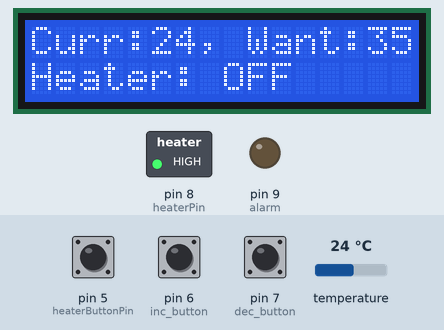
A sketch run on a simulated Arduino Uno, built with avr-gcc and run on an emulated ATmega328P. Parts: 16×2 character LCD, switched loads named in the sketch (green lamp = pin HIGH), output pins drawn as LEDs (lit = HIGH). The inputs (shaded band) are chosen by the test bench; at power-on: pin 5 (heaterButtonPin) HIGH, temperature 24 °C, pin 6 (inc_button) LOW, pin 7 (dec_button) LOW.

Above: at 1.2 s.
1.3 s: pin 5 (heaterButtonPin) pulled LOW for 0.95 s
At 2.4 s:
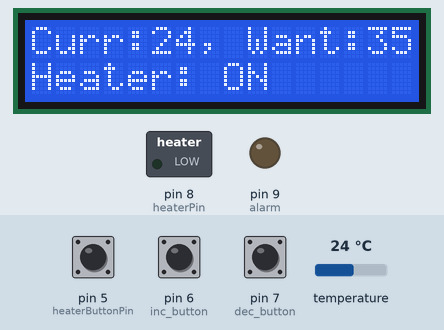
3.7 s: temperature set to 34.5 °C
At 4.6 s:
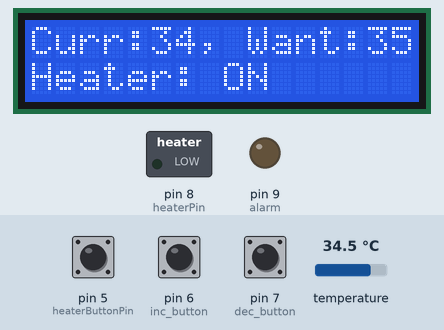
5.5 s: temperature set to 35.3 °C
At 6.8 s:
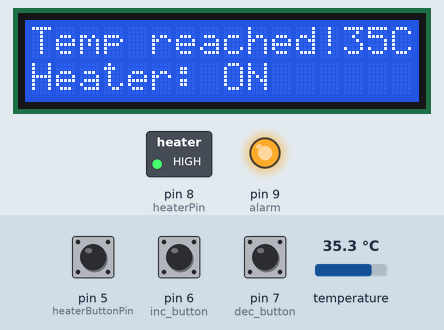
7.1 s: pin 6 (inc_button) pulled HIGH for 3.2 s
At 10.2 s:
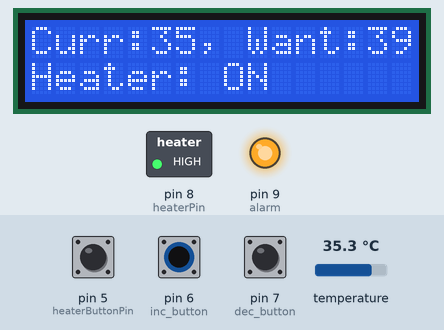
11.8 s: pin 5 (heaterButtonPin) pulled LOW for 0.95 s
At 12.3 s:
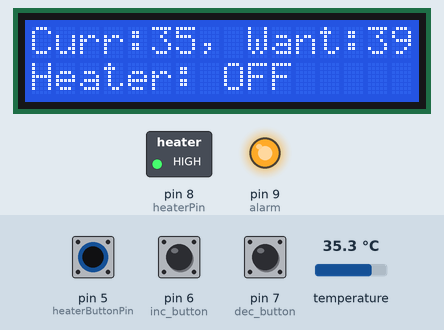
14.2 s: pin 5 (heaterButtonPin) pulled LOW for 3.2 s
At 15.8 s:
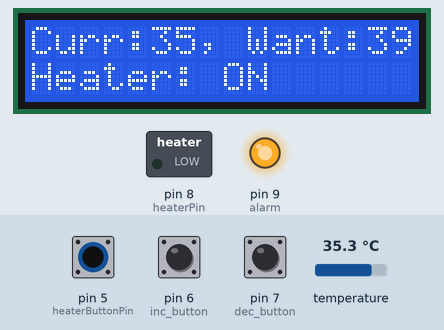
Timing chart, 0 to 17.3 s (numbered marks = the images above; inputs shaded):
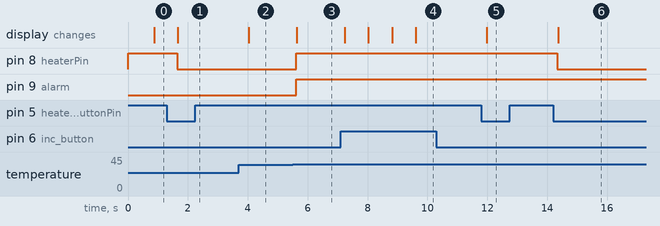

Measured:
- the behaviour switches between 34.9 and 35 °C on temperature (found by bisection; images 2 and 3)
- after the input at 1.3 s, pin 8 (heaterPin): HIGH → LOW after 0.34 s; the display: changes after 0.36 s (image 1)
- after the input at 3.7 s, the display: changes after 0.34 s (image 2)
- after the input at 5.5 s, pin 8 (heaterPin), pin 9 (alarm): LOW → HIGH after 0.11 s; the display: changes after 0.14 s (image 3)
- after the input at 7.1 s, the display: first changes after 0.14 s (image 4 shows a later state)
- after the input at 11.8 s, the display: changes after 0.19 s (image 5)
- after the input at 14.2 s, pin 8 (heaterPin): HIGH → LOW after 0.14 s; the display: changes after 0.17 s (image 6)

The sketch:

smart_water_heater.ino
```cpp
#include <OneWire.h>
#include <DallasTemperature.h>
#include <LiquidCrystal_I2C.h>
#include <Wire.h>

//pins for buttons
const int heaterButtonPin = 5;
const int inc_button = 6;
const int dec_button = 7;

//pins for functional modules
const int heaterPin = 8;
const int alarm = 9;
#define ONE_WIRE_BUS 10
OneWire oneWire(ONE_WIRE_BUS);
DallasTemperature sensors(&oneWire);

LiquidCrystal_I2C lcd(0x27, 16, 2);

//initial states
int alarmState = LOW;
int temperature = 0;
int heaterState = HIGH;
int lastButtonState;
int currentButtonState;
int desiredTemperature = 35;


void setup() {
  // inputs
  pinMode(heaterButtonPin, INPUT_PULLUP);
  pinMode(inc_button,INPUT);
  pinMode(dec_button,INPUT);
  sensors.begin();

  // outputs
  pinMode(heaterPin, OUTPUT);
  digitalWrite(heaterPin, HIGH);
  pinMode(alarm, OUTPUT);

  // initialize
  currentButtonState = digitalRead(heaterButtonPin);

  lcd.begin();
  lcd.backlight();
}

void loop() {
  //get temperature reading
  sensors.requestTemperatures();
  temperature=sensors.getTempCByIndex(0);
  // save the last state
  lastButtonState    = currentButtonState;
  // read new state
  currentButtonState = digitalRead(heaterButtonPin);

  lcd.clear();

  if(lastButtonState == HIGH && currentButtonState == LOW) {
    if (temperature >= desiredTemperature){

      if (alarmState == HIGH){
        digitalWrite(alarm,LOW);
        alarmState = LOW;
      }
    }
    //toggle heater on/off
    heaterState = !heaterState;
    // control heater arccoding to the toggled state
    digitalWrite(heaterPin, heaterState);
  }

  if (digitalRead(inc_button) == HIGH){
    desiredTemperature++;
  }
  else if(digitalRead(dec_button) == HIGH){
    desiredTemperature--;
  }

  if(heaterState == LOW){
    if (temperature >= desiredTemperature){
      lcd.print("Temp reached!");
      lcd.print(temperature);

      alarmState = HIGH;
      digitalWrite(alarm, alarmState);
      //digitalWrite(heaterPin, HIGH);
      heaterState != heaterState;
      digitalWrite(heaterPin, !heaterState);
    }
  }

  lcd.print("Curr:");
  lcd.print(temperature);
  lcd.print(", Want:");
  lcd.print(desiredTemperature);
  lcd.setCursor (0,1);
  lcd.print("Heater: ");
  if(heaterState == HIGH){
    lcd.print("OFF");
  }
  else{
    lcd.print("ON");
  }

}
```
